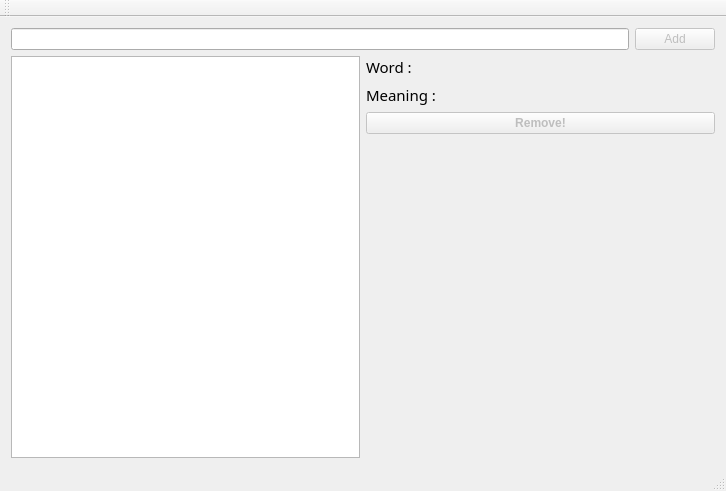
<?xml version="1.0" encoding="UTF-8"?>
<ui version="4.0">
 <class>MainWindow</class>
 <widget class="QMainWindow" name="MainWindow">
  <property name="geometry">
   <rect>
    <x>0</x>
    <y>0</y>
    <width>726</width>
    <height>491</height>
   </rect>
  </property>
  <property name="windowTitle">
   <string>Dictionary</string>
  </property>
  <widget class="QWidget" name="centralWidget">
   <layout class="QVBoxLayout" name="verticalLayout_2">
    <item>
     <layout class="QHBoxLayout" name="horizontalLayout_2">
      <item>
       <widget class="QLineEdit" name="le_query"/>
      </item>
      <item>
       <widget class="QPushButton" name="btn_add">
        <property name="enabled">
         <bool>false</bool>
        </property>
        <property name="text">
         <string>Add</string>
        </property>
        <property name="icon">
         <iconset theme="add">
          <normaloff>.</normaloff>.</iconset>
        </property>
       </widget>
      </item>
     </layout>
    </item>
    <item>
     <layout class="QHBoxLayout" name="horizontalLayout">
      <item>
       <widget class="QListWidget" name="list_words">
        <property name="font">
         <font>
          <family>Sahel</family>
          <pointsize>11</pointsize>
         </font>
        </property>
       </widget>
      </item>
      <item>
       <layout class="QVBoxLayout" name="verticalLayout">
        <item>
         <widget class="QLabel" name="lbl_word">
          <property name="font">
           <font>
            <family>Sahel</family>
            <pointsize>11</pointsize>
           </font>
          </property>
          <property name="text">
           <string>Word :</string>
          </property>
         </widget>
        </item>
        <item>
         <widget class="QLabel" name="lbl_meaning">
          <property name="font">
           <font>
            <family>Sahel</family>
            <pointsize>11</pointsize>
           </font>
          </property>
          <property name="text">
           <string>Meaning : </string>
          </property>
         </widget>
        </item>
        <item>
         <widget class="QPushButton" name="btn_remove">
          <property name="enabled">
           <bool>false</bool>
          </property>
          <property name="font">
           <font>
            <weight>75</weight>
            <bold>true</bold>
           </font>
          </property>
          <property name="text">
           <string>Remove!</string>
          </property>
          <property name="icon">
           <iconset theme="remove">
            <normaloff>.</normaloff>.</iconset>
          </property>
         </widget>
        </item>
        <item>
         <spacer name="verticalSpacer">
          <property name="orientation">
           <enum>Qt::Vertical</enum>
          </property>
          <property name="sizeHint" stdset="0">
           <size>
            <width>20</width>
            <height>40</height>
           </size>
          </property>
         </spacer>
        </item>
        <item>
         <spacer name="horizontalSpacer">
          <property name="orientation">
           <enum>Qt::Horizontal</enum>
          </property>
          <property name="sizeHint" stdset="0">
           <size>
            <width>40</width>
            <height>20</height>
           </size>
          </property>
         </spacer>
        </item>
       </layout>
      </item>
     </layout>
    </item>
   </layout>
  </widget>
  <widget class="QMenuBar" name="menuBar">
   <property name="geometry">
    <rect>
     <x>0</x>
     <y>0</y>
     <width>726</width>
     <height>22</height>
    </rect>
   </property>
  </widget>
  <widget class="QToolBar" name="mainToolBar">
   <attribute name="toolBarArea">
    <enum>TopToolBarArea</enum>
   </attribute>
   <attribute name="toolBarBreak">
    <bool>false</bool>
   </attribute>
  </widget>
  <widget class="QStatusBar" name="statusBar"/>
 </widget>
 <layoutdefault spacing="6" margin="11"/>
 <resources/>
 <connections/>
</ui>
